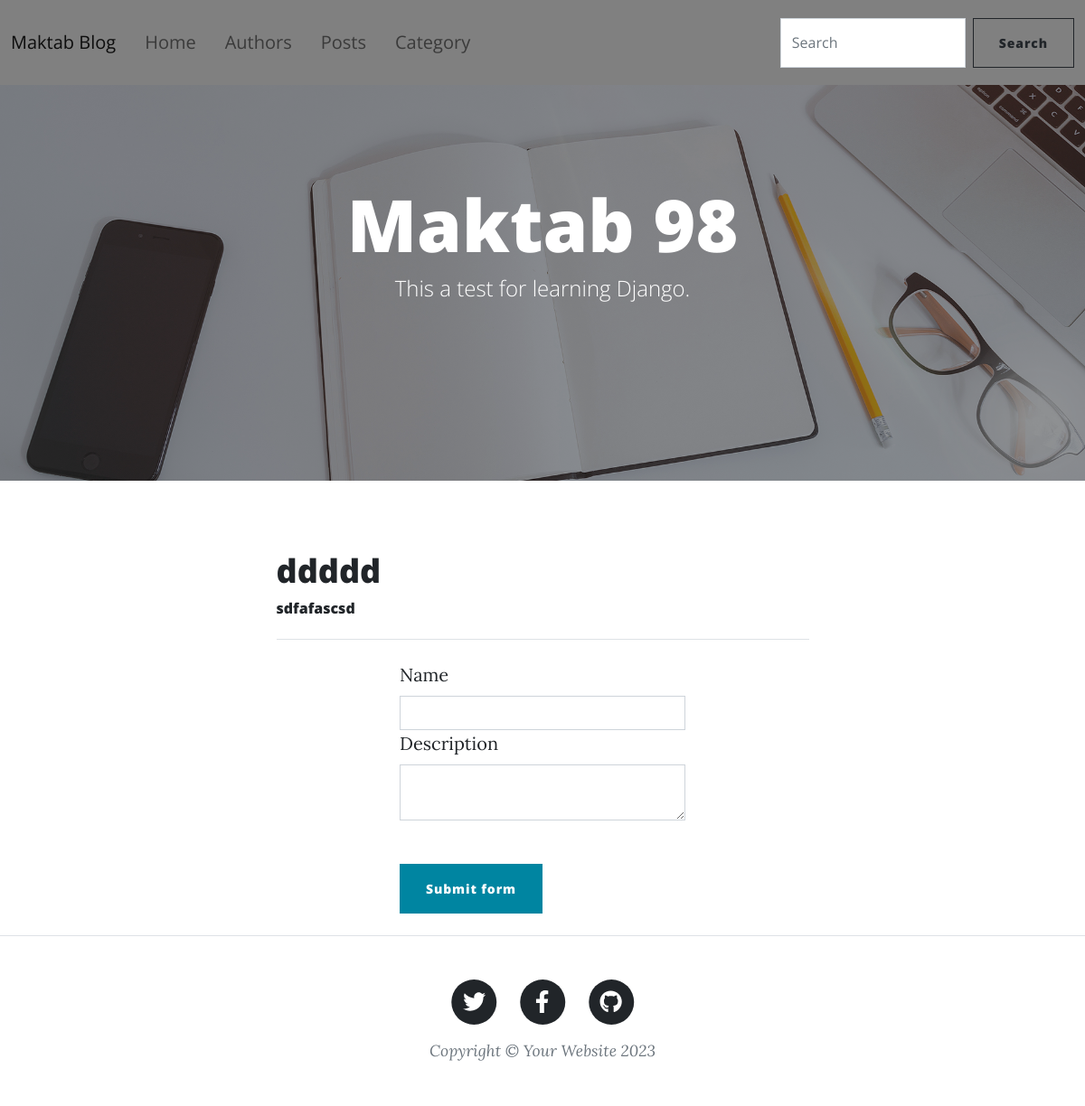
The page /categories/ on the database as committed earlier.
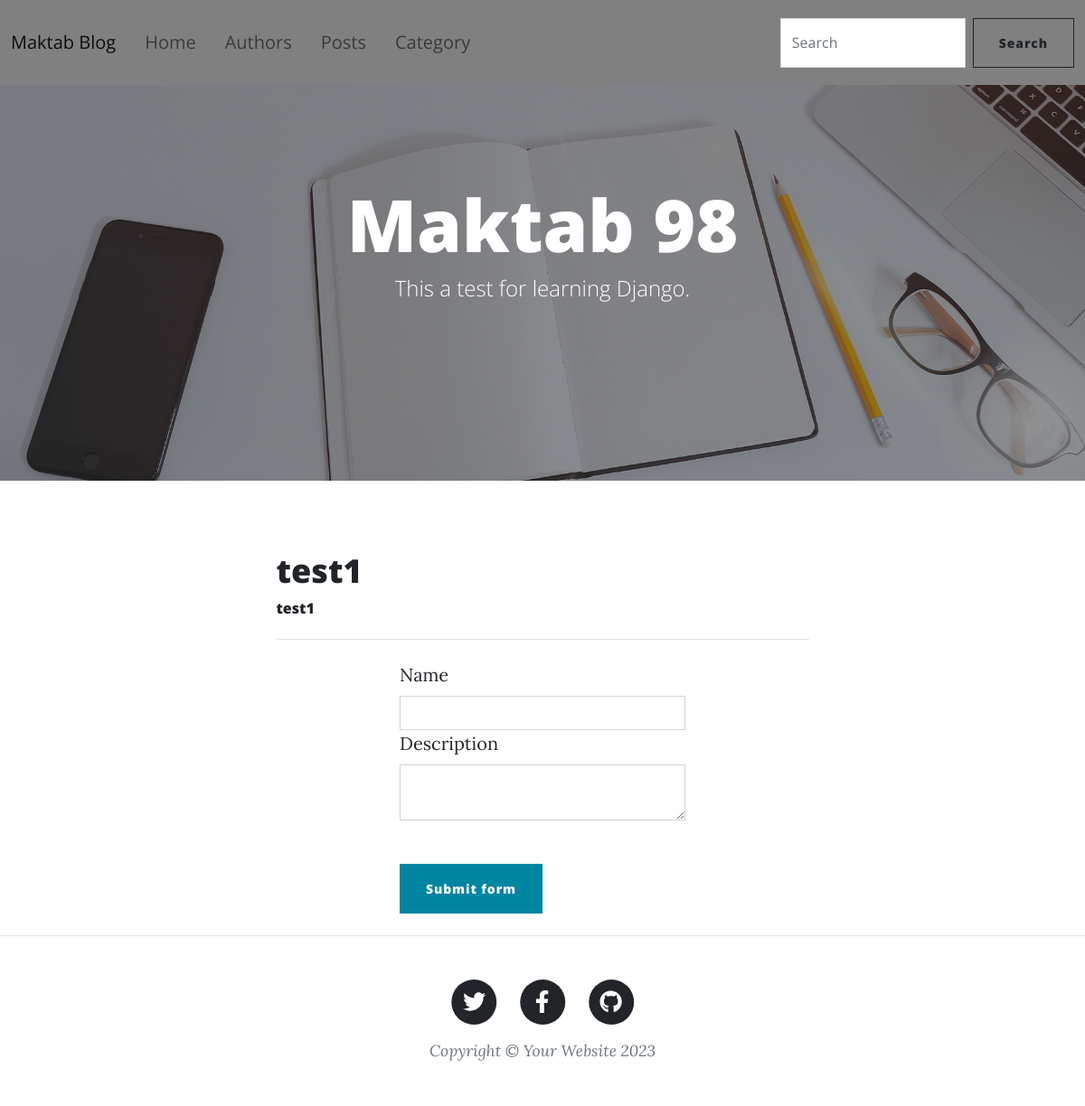
The same page on the database as committed later.
### blog/models.py (models this page shows, shortened)
class Category(models.Model):
    name = models.CharField(max_length=20)
    description = models.TextField(blank=True,null=True)

### blog/views.py (the view)
# urls.py: path('categories/', category_list, name="category_list"),
def category_list(request):
    if request.method == 'POST':
        name = request.POST['name']
        description = request.POST['description']
        Category.objects.create(name=name, description=description)
    all_category = Category.objects.all()
    return render(request, "Blog/category_list.html", {"all_category": all_category})

### template/Blog/category_list.html (shortened to what this page needs)
{%extends 'base.html'%}
{% block content%}
        <div class="container px-4 px-lg-5">
            <div class="row gx-4 gx-lg-5 justify-content-center">
                <div class="col-md-10 col-lg-8 col-xl-7">
                       {% for cat in all_category%}
                    <div class="post-preview">
                        <a href="{% url 'blog:category_details' cat.id %}">
                            <h2 class="post-title">{{cat.name}}</h2>
                        </a>
                            <h6 class="post-subtitle">{{cat.description}}</h6>
                    </div>
                    <hr class="my-4" />
                    {% endfor%}
                </div>
            </div>
        </div>
<article class="mb-4">
<div class="container px-4 px-lg-5">
<form class=" row gx-4 gx-lg-5 justify-content-center needs-validation" novalidate method="post" action="{% url 'blog:category_list' %}">
  <div class="col-md-4">
  <label for="exampleFormControlInput1" class="form-label">Name</label>
  <input type="text" class="form-control" id="exampleFormControlInput1" placeholder="" name="name">
    <label for="validationCustom01" class="form-label">Description</label>
      <textarea type="text" class="form-control" id="validationCustom01" value="" name="description" ></textarea>
       <button class="btn btn-primary mt-5" type="submit">Submit form</button>
  </div>
</form>
</div>
</article>
{% endblock content%}

Rows that differ between the two databases and show on the page:
removed Category: name "ddddd", description "sdfafascsd"
added Category: name "test1", description "test1"
